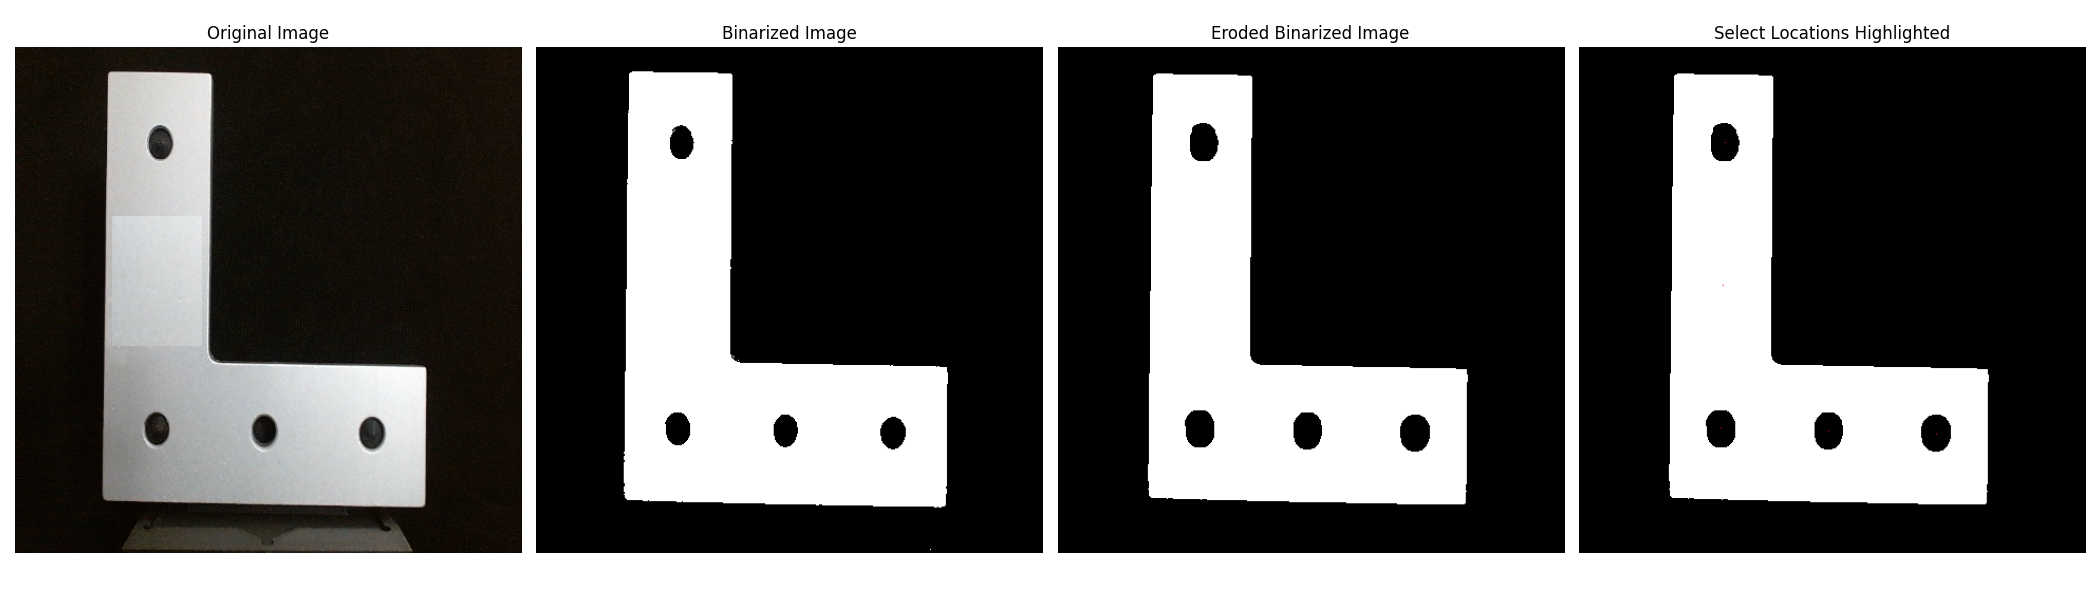

Source code (Python):
import cv2
import numpy as np
import matplotlib.pyplot as plt

# 1) Load the image
image = cv2.imread("pres_good.jpg")

if image is None:
    raise FileNotFoundError("image.jpg not found in the current directory.")

# Convert to grayscale
gray = cv2.cvtColor(image, cv2.COLOR_BGR2GRAY)

# 2) Binarization (Otsu thresholding)
_, binarized = cv2.threshold(gray, 0, 1, cv2.THRESH_BINARY + cv2.THRESH_OTSU)

# 3) Create white 5x5 mask
kernel = np.ones((5, 5), dtype=np.uint8)

# 4) Erode the binarized image
# OpenCV expects values 0–255, so temporarily scale
binarized_255 = (binarized * 255).astype(np.uint8)
eroded = cv2.erode(binarized_255, kernel, iterations=1)

# Convert back to 0/1
eroded_binary = (eroded > 0).astype(np.uint8)

# 5) Highlight pixel (240,240)
highlight_image = cv2.cvtColor(eroded_binary * 255, cv2.COLOR_GRAY2BGR)

rows = [ 91, 226, 361, 364, 367]
cols = [138, 136, 134, 236, 338]
pixel_values = []

row = 367
col = 338

for i in range(len(rows)):
    highlight_image[rows[i], cols[i]] = [0, 0, 255]  # red in BGR
    pixel_values.append(eroded_binary[rows[i], cols[i]])

# Output pixel value to console
for i in range(len(pixel_values)):
    if pixel_values[i] is not None:
        print(f"Pixel value at ({rows[i]},{cols[i]}): {pixel_values[i]}")

if any(pixel_values):
    print("Part has missing feature and is therefore defective.")
else:
    print("Part has no missing feature and may be good.")

# Convert original for display
image_rgb = cv2.cvtColor(image, cv2.COLOR_BGR2RGB)
highlight_rgb = cv2.cvtColor(highlight_image, cv2.COLOR_BGR2RGB)

# Display results
plt.figure(figsize=(21, 6))

plt.subplot(1, 4, 1)
plt.imshow(image_rgb)
plt.title("Original Image")
plt.axis("off")

plt.subplot(1, 4, 2)
plt.imshow(binarized, cmap="gray")
plt.title("Binarized Image")
plt.axis("off")

plt.subplot(1, 4, 3)
plt.imshow(eroded_binary, cmap="gray")
plt.title("Eroded Binarized Image")
plt.axis("off")

plt.subplot(1, 4, 4)
plt.imshow(highlight_rgb)
plt.title("Select Locations Highlighted")
plt.axis("off")

plt.tight_layout()
plt.show()
